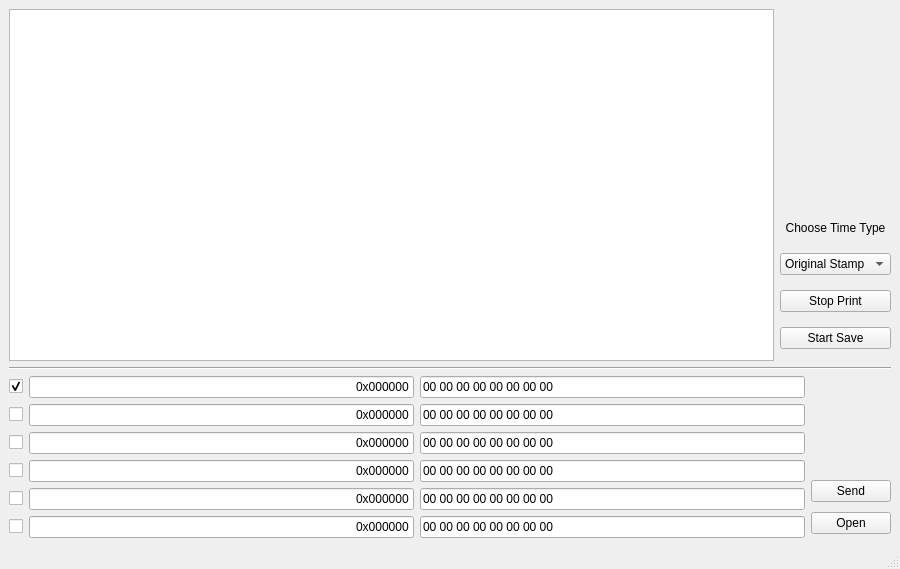
<?xml version="1.0" encoding="UTF-8"?>
<ui version="4.0">
 <class>MainWindow</class>
 <widget class="QMainWindow" name="MainWindow">
  <property name="windowModality">
   <enum>Qt::NonModal</enum>
  </property>
  <property name="geometry">
   <rect>
    <x>0</x>
    <y>0</y>
    <width>900</width>
    <height>569</height>
   </rect>
  </property>
  <property name="minimumSize">
   <size>
    <width>900</width>
    <height>569</height>
   </size>
  </property>
  <property name="maximumSize">
   <size>
    <width>900</width>
    <height>569</height>
   </size>
  </property>
  <property name="windowTitle">
   <string>EthCanGui</string>
  </property>
  <widget class="QWidget" name="centralwidget">
   <layout class="QGridLayout" name="gridLayout_3">
    <item row="0" column="0">
     <layout class="QHBoxLayout" name="horizontalLayout">
      <item>
       <widget class="QTextEdit" name="textEdit">
        <property name="font">
         <font>
          <family>Arial</family>
          <weight>75</weight>
          <bold>true</bold>
         </font>
        </property>
        <property name="mouseTracking">
         <bool>false</bool>
        </property>
       </widget>
      </item>
      <item>
       <layout class="QVBoxLayout" name="verticalLayout">
        <property name="topMargin">
         <number>200</number>
        </property>
        <item>
         <widget class="QLabel" name="label">
          <property name="maximumSize">
           <size>
            <width>16777215</width>
            <height>20</height>
           </size>
          </property>
          <property name="text">
           <string>Choose Time Type</string>
          </property>
          <property name="textFormat">
           <enum>Qt::PlainText</enum>
          </property>
          <property name="alignment">
           <set>Qt::AlignCenter</set>
          </property>
         </widget>
        </item>
        <item>
         <widget class="QComboBox" name="comboBox">
          <item>
           <property name="text">
            <string>Original Stamp</string>
           </property>
          </item>
          <item>
           <property name="text">
            <string>User Date</string>
           </property>
          </item>
         </widget>
        </item>
        <item>
         <widget class="QPushButton" name="stop_button">
          <property name="text">
           <string>Stop Print</string>
          </property>
         </widget>
        </item>
        <item>
         <widget class="QPushButton" name="save_button">
          <property name="text">
           <string>Start Save</string>
          </property>
         </widget>
        </item>
       </layout>
      </item>
     </layout>
    </item>
    <item row="1" column="0">
     <widget class="Line" name="line">
      <property name="orientation">
       <enum>Qt::Horizontal</enum>
      </property>
     </widget>
    </item>
    <item row="2" column="0">
     <layout class="QGridLayout" name="gridLayout_2">
      <item row="0" column="0">
       <layout class="QGridLayout" name="gridLayout">
        <item row="0" column="1">
         <widget class="QLineEdit" name="line_id_1">
          <property name="layoutDirection">
           <enum>Qt::LeftToRight</enum>
          </property>
          <property name="text">
           <string>0x000000</string>
          </property>
          <property name="alignment">
           <set>Qt::AlignRight|Qt::AlignTrailing|Qt::AlignVCenter</set>
          </property>
         </widget>
        </item>
        <item row="0" column="2">
         <widget class="QLineEdit" name="line_data_1">
          <property name="text">
           <string>00 00 00 00 00 00 00 00</string>
          </property>
         </widget>
        </item>
        <item row="3" column="1">
         <widget class="QLineEdit" name="line_id_4">
          <property name="text">
           <string>0x000000</string>
          </property>
          <property name="alignment">
           <set>Qt::AlignRight|Qt::AlignTrailing|Qt::AlignVCenter</set>
          </property>
         </widget>
        </item>
        <item row="5" column="0">
         <widget class="QCheckBox" name="check_send6">
          <property name="text">
           <string/>
          </property>
         </widget>
        </item>
        <item row="1" column="1">
         <widget class="QLineEdit" name="line_id_2">
          <property name="text">
           <string>0x000000</string>
          </property>
          <property name="alignment">
           <set>Qt::AlignRight|Qt::AlignTrailing|Qt::AlignVCenter</set>
          </property>
         </widget>
        </item>
        <item row="3" column="2">
         <widget class="QLineEdit" name="line_data_4">
          <property name="text">
           <string>00 00 00 00 00 00 00 00</string>
          </property>
         </widget>
        </item>
        <item row="1" column="2">
         <widget class="QLineEdit" name="line_data_2">
          <property name="text">
           <string>00 00 00 00 00 00 00 00</string>
          </property>
         </widget>
        </item>
        <item row="0" column="0">
         <widget class="QCheckBox" name="check_send1">
          <property name="text">
           <string/>
          </property>
          <property name="checked">
           <bool>true</bool>
          </property>
          <property name="tristate">
           <bool>false</bool>
          </property>
         </widget>
        </item>
        <item row="5" column="1">
         <widget class="QLineEdit" name="line_id_6">
          <property name="text">
           <string>0x000000</string>
          </property>
          <property name="alignment">
           <set>Qt::AlignRight|Qt::AlignTrailing|Qt::AlignVCenter</set>
          </property>
         </widget>
        </item>
        <item row="4" column="1">
         <widget class="QLineEdit" name="line_id_5">
          <property name="text">
           <string>0x000000</string>
          </property>
          <property name="alignment">
           <set>Qt::AlignRight|Qt::AlignTrailing|Qt::AlignVCenter</set>
          </property>
         </widget>
        </item>
        <item row="5" column="2">
         <widget class="QLineEdit" name="line_data_6">
          <property name="text">
           <string>00 00 00 00 00 00 00 00</string>
          </property>
         </widget>
        </item>
        <item row="3" column="0">
         <widget class="QCheckBox" name="check_send4">
          <property name="text">
           <string/>
          </property>
         </widget>
        </item>
        <item row="2" column="0">
         <widget class="QCheckBox" name="check_send3">
          <property name="text">
           <string/>
          </property>
         </widget>
        </item>
        <item row="4" column="2">
         <widget class="QLineEdit" name="line_data_5">
          <property name="text">
           <string>00 00 00 00 00 00 00 00</string>
          </property>
         </widget>
        </item>
        <item row="2" column="2">
         <widget class="QLineEdit" name="line_data_3">
          <property name="text">
           <string>00 00 00 00 00 00 00 00</string>
          </property>
         </widget>
        </item>
        <item row="1" column="0">
         <widget class="QCheckBox" name="check_send2">
          <property name="text">
           <string/>
          </property>
         </widget>
        </item>
        <item row="2" column="1">
         <widget class="QLineEdit" name="line_id_3">
          <property name="text">
           <string>0x000000</string>
          </property>
          <property name="alignment">
           <set>Qt::AlignRight|Qt::AlignTrailing|Qt::AlignVCenter</set>
          </property>
         </widget>
        </item>
        <item row="4" column="0">
         <widget class="QCheckBox" name="check_send5">
          <property name="text">
           <string/>
          </property>
         </widget>
        </item>
       </layout>
      </item>
      <item row="0" column="1">
       <layout class="QVBoxLayout" name="verticalLayout_2">
        <property name="sizeConstraint">
         <enum>QLayout::SetDefaultConstraint</enum>
        </property>
        <property name="leftMargin">
         <number>0</number>
        </property>
        <property name="topMargin">
         <number>100</number>
        </property>
        <property name="bottomMargin">
         <number>0</number>
        </property>
        <item>
         <widget class="QPushButton" name="send_button">
          <property name="text">
           <string>Send</string>
          </property>
         </widget>
        </item>
        <item>
         <widget class="QPushButton" name="open_button">
          <property name="text">
           <string>Open</string>
          </property>
         </widget>
        </item>
       </layout>
      </item>
     </layout>
    </item>
   </layout>
  </widget>
  <widget class="QStatusBar" name="statusbar"/>
  <action name="actionversion">
   <property name="text">
    <string>version</string>
   </property>
  </action>
 </widget>
 <resources/>
 <connections/>
</ui>
